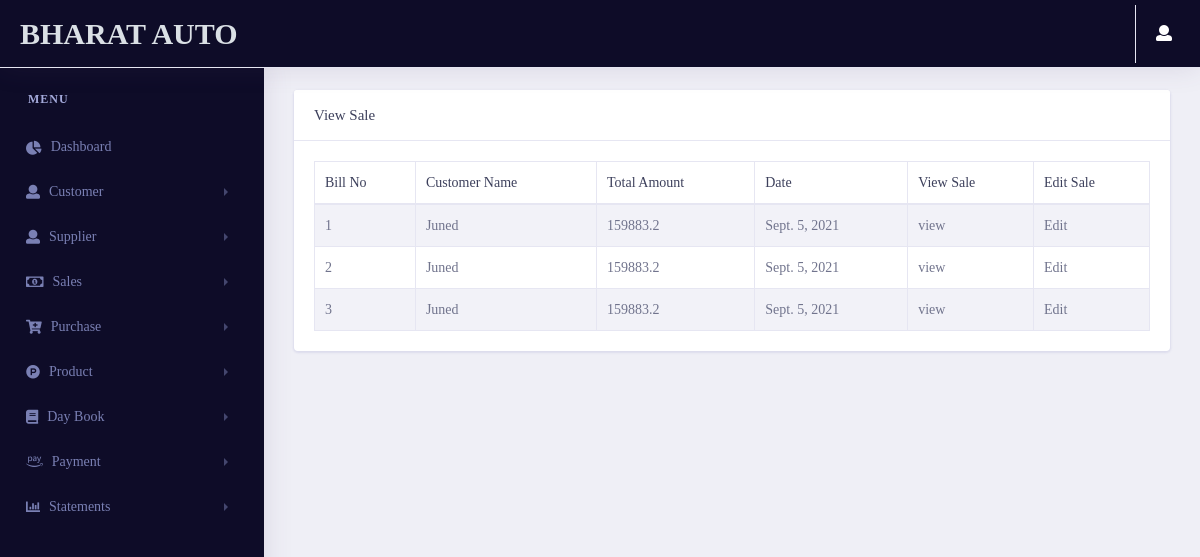
Page /dashboard/viewsale/ (signed in) on the earlier database version.
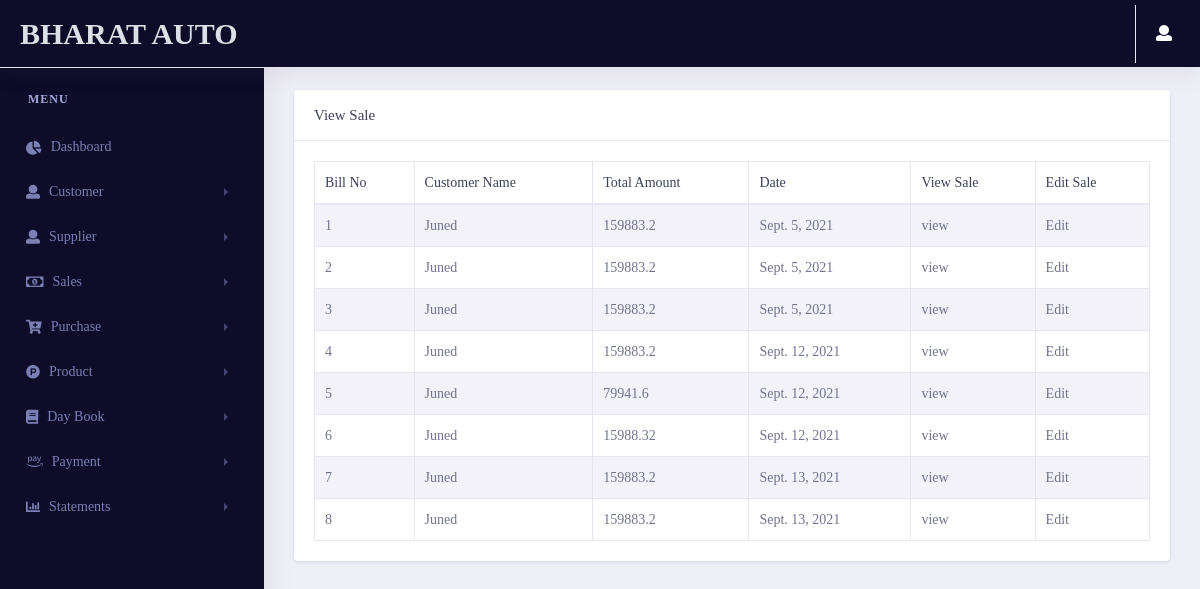
Same page on the later database version.
### pages/models.py (models this page shows, shortened)
class Profile(models.Model):
    user = models.OneToOneField(User,on_delete=models.CASCADE , related_name="profile")
    phone_no = models.CharField(max_length=20)
    company_name = models.CharField(max_length=50)
    Address = models.CharField(max_length=500)
    city = models.CharField(max_length=50)
    state = models.CharField(max_length=50)
    pincode = models.CharField(max_length=50)
    GSTNO = models.CharField(max_length=50)
    Bank_name = models.CharField(max_length=50)
    Bank_AC = models.CharField(max_length=50)
    IFSC_Code = models.CharField(max_length=50)
    Branch_name = models.CharField(max_length=50)

### dashboard/models.py (models this page shows, shortened)
class Estimate_sales(models.Model):
    Bill_no = models.IntegerField()
    customer = models.ForeignKey(Customer_estimate,on_delete=models.CASCADE)
    date = models.DateField(auto_now_add=True)
    Total_amount = models.FloatField()
    Due_amount = models.FloatField()
    Round_off = models.FloatField()
    Grand_total = models.FloatField()

class Customer_estimate(models.Model):
    customerid = models.IntegerField()
    fullname = models.CharField(max_length=50)
    contactno = models.CharField(max_length=50)
    city = models.CharField(max_length=50)
    state = models.CharField(max_length=50)
    landmark = models.CharField(max_length=50)
    def __str__(self):
        return self.fullname

### dashboard/views.py (the view)
# urls.py: path('viewsale/',views.viewsale,name="viewsale"),
@login_required(login_url='login')
def viewsale(request):
    Estimate_group = Group.objects.get(name='Estimate')
    GST_group = Group.objects.get(name='GST')
    user = User.objects.get(username=request.user.username)
    if user.is_authenticated:
        if Estimate_group in user.groups.all():
            Sale_data = Estimate_sales.objects.all()
        if GST_group in user.groups.all():
            Sale_data = gstsale.objects.all()
        context = {
            'Sale_data' : Sale_data
        }
        return render(request,"dashboard/viewsale.html",context)
    else:
        return redirect('login')

### pages/templatetags/user_auth.py (called while the page is built)
@register.filter(name='has_group')
def has_group(user, group_name):
    group = Group.objects.get(name=group_name)
    return True if group in user.groups.all() else False

### dashboard/templates/dashboard/viewsale.html (shortened to what this page needs)
{% extends 'pages/base.html' %}
{% load static %}
{% load user_auth %}
{% block content %}
    <link rel="stylesheet" href="{% static 'vendor/bootstrap/css/bootstrap.min.css' %}">
    <link rel="stylesheet" type="text/css" href="{% static 'vendor/datatables/css/dataTables.bootstrap4.css' %}">
    <link href="{% static 'vendor/fonts/circular-std/style.css' %}" rel="stylesheet">
    <link rel="stylesheet" href="{% static 'libs/css/style.css' %}">
    <link rel="stylesheet" href="{% static 'vendor/fonts/fontawesome/css/fontawesome-all.css' %}">
{% if request.user|has_group:"Estimate" %}
<div class="row">
    <div class="col-xl-12 col-lg-12 col-md-12 col-sm-12 col-12">
        <div class="card">
        <h5 class="card-header">View Sale</h5>
            <div class="card-body">
                <div class="table-responsive">
                <table class="table table-striped table-bordered first">
                    <thead>
                        <tr>
                            <th>Bill No</th>
                            <th>Customer Name</th>
                            <th>Total Amount</th>
                            <th>Date</th>
                            <th>View Sale</th>
                            <th>Edit Sale</th>
                        </tr>
                    </thead>
                    <tbody>
                        {% for i in Sale_data %}
                        <tr>
                            <td>{{i.Bill_no}}</td>
                            <td>{{i.customer}}</td>
                            <td>{{i.Total_amount}}</td>
                            <td>{{i.date}}</td>
                            <td>
                                <a href="/dashboard/saleinvoice/{{i.id}}">view</a>
                            </td>
                            <td>
                                <a href="/dashboard/updatesale/{{i.id}}">Edit</a>
                            </td>
                        </tr>
                        {% endfor %}
                    </tbody>
                </table>
                </div>
            </div>
        </div>
    </div>
</div>
{% endif %}
{% endblock content %}

### pages/templates/pages/base.html (shortened to what this page needs)
{% load static %}
{% load user_auth %}
<!doctype html>
<html lang="en">
<head>
    <link rel="stylesheet" href="{% static 'vendor/bootstrap/css/bootstrap.min.css' %}">
    <link href="{% static 'vendor/fonts/circular-std/style.css' %}" rel="stylesheet">
    <link rel="stylesheet" href="{% static 'libs/css/style.css' %}">
    <link rel="stylesheet" href="{% static 'vendor/fonts/fontawesome/css/fontawesome-all.css' %}">
    <link rel="stylesheet" href="{% static 'vendor/fonts/material-design-iconic-font/css/materialdesignicons.min.css' %}">
    <link rel="stylesheet" href="{% static 'vendor/fonts/flag-icon-css/flag-icon.min.css' %}">
    <link href="{% static 'Select2/css/select2.min.css' %}" rel="stylesheet" type="text/css">
</head>
<body>
    <div class="dashboard-main-wrapper">
          <div class="dashboard-header">
            <nav class="navbar navbar-expand-lg sidebar-dark fixed-top" >
                <a class="navbar-brand text-light" href="{% url 'dashboard' %}">{{request.user.profile.company_name}}</a>
                <div class="collapse navbar-collapse " id="navbarSupportedContent">
                    <ul class="navbar-nav ml-auto navbar-right-top">
                        <li class="nav-item dropdown nav-user">
                            <a class="nav-link nav-user-img" href="#" id="navbarDropdownMenuLink2" data-toggle="dropdown" aria-haspopup="true" aria-expanded="false"><i class="fas fa-user mr-2" style="color: white;" aria-hidden="true"></i></a>
                        </li>
                    </ul>
                </div>
            </nav>
        </div>
        <div class="nav-left-sidebar sidebar-dark">
            <div class="menu-list">
                <nav class="navbar navbar-expand-lg navbar-dark">
                    <div class="collapse navbar-collapse" id="navbarNav">
                        <ul class="navbar-nav flex-column">
                            <li class="nav-divider">
                                Menu
                            </li>
                            <li class="nav-item">
                                <a class="nav-link" href="{% url 'dashboard' %}"><i class="fas fa-chart-pie" aria-hidden="true"></i>Dashboard</a>
                            </li>
                            <li class="nav-item">
                                <a class="nav-link" href="#" data-toggle="collapse" aria-expanded="false" data-target="#submenu-2" aria-controls="submenu-2"><i class="fa fa-user"></i>Customer</a>
                            </li>
                            <li class="nav-item">
                                <a class="nav-link" href="#" data-toggle="collapse" aria-expanded="false" data-target="#submenu-3" aria-controls="submenu-3"><i class="fa fa-user"></i>Supplier</a>
                            </li>
                            <li class="nav-item">
                                <a class="nav-link" href="#" data-toggle="collapse" aria-expanded="false" data-target="#submenu-7" aria-controls="submenu-6"><i class="far fa-money-bill-alt"></i>Sales</a>
                            </li>
                            <li class="nav-item">
                                <a class="nav-link" href="#" data-toggle="collapse" aria-expanded="false" data-target="#submenu-4" aria-controls="submenu-4"><i class="fas fa-cart-plus"></i>Purchase</a>
                            </li>
                            <li class="nav-item">
                                <a class="nav-link" href="#" data-toggle="collapse" aria-expanded="false" data-target="#submenu-5" aria-controls="submenu-5"><i class=" fab fa-product-hunt"></i>Product</a>
                            </li>
                            <li class="nav-item">
                                <a class="nav-link" href="#" data-toggle="collapse" aria-expanded="false" data-target="#submenu-6" aria-controls="submenu-5"><i class="fas fa-book"></i>Day Book</a>
                            </li>
                            <li class="nav-item">
                                <a class="nav-link" href="#" data-toggle="collapse" aria-expanded="false" data-target="#payment" aria-controls="submenu-5"><i class="fab fa-amazon-pay"></i>Payment</a>
                            </li>
                            <li class="nav-item">
                                <a class="nav-link" href="#" data-toggle="collapse" aria-expanded="false" data-target="#statement" aria-controls="statement"><i class="fas fa-chart-bar"></i>Statements</a>
                            </li>
                        </ul>
                    </div>
                </nav>
            </div>
        </div>
        <div class="dashboard-wrapper">
            <div class="dashboard-ecommerce">
                <div class="container-fluid dashboard-content ">
                    <div class="ecommerce-widget">
                    {% block content %}
                    {% endblock content %}
                    </div>
                </div>
            </div>
        </div>
    </div>
</body>
</html>

Differences in the rows shown:
added Estimate_sales: Bill_no "4", customer "Juned", Total_amount "159883.2", date "Sept. 12, 2021"
added Estimate_sales: Bill_no "5", customer "Juned", Total_amount "79941.6", date "Sept. 12, 2021"
added Estimate_sales: Bill_no "6", customer "Juned", Total_amount "15988.32", date "Sept. 12, 2021"
added Estimate_sales: Bill_no "7", customer "Juned", Total_amount "159883.2", date "Sept. 13, 2021"
added Estimate_sales: Bill_no "8", customer "Juned", Total_amount "159883.2", date "Sept. 13, 2021"
